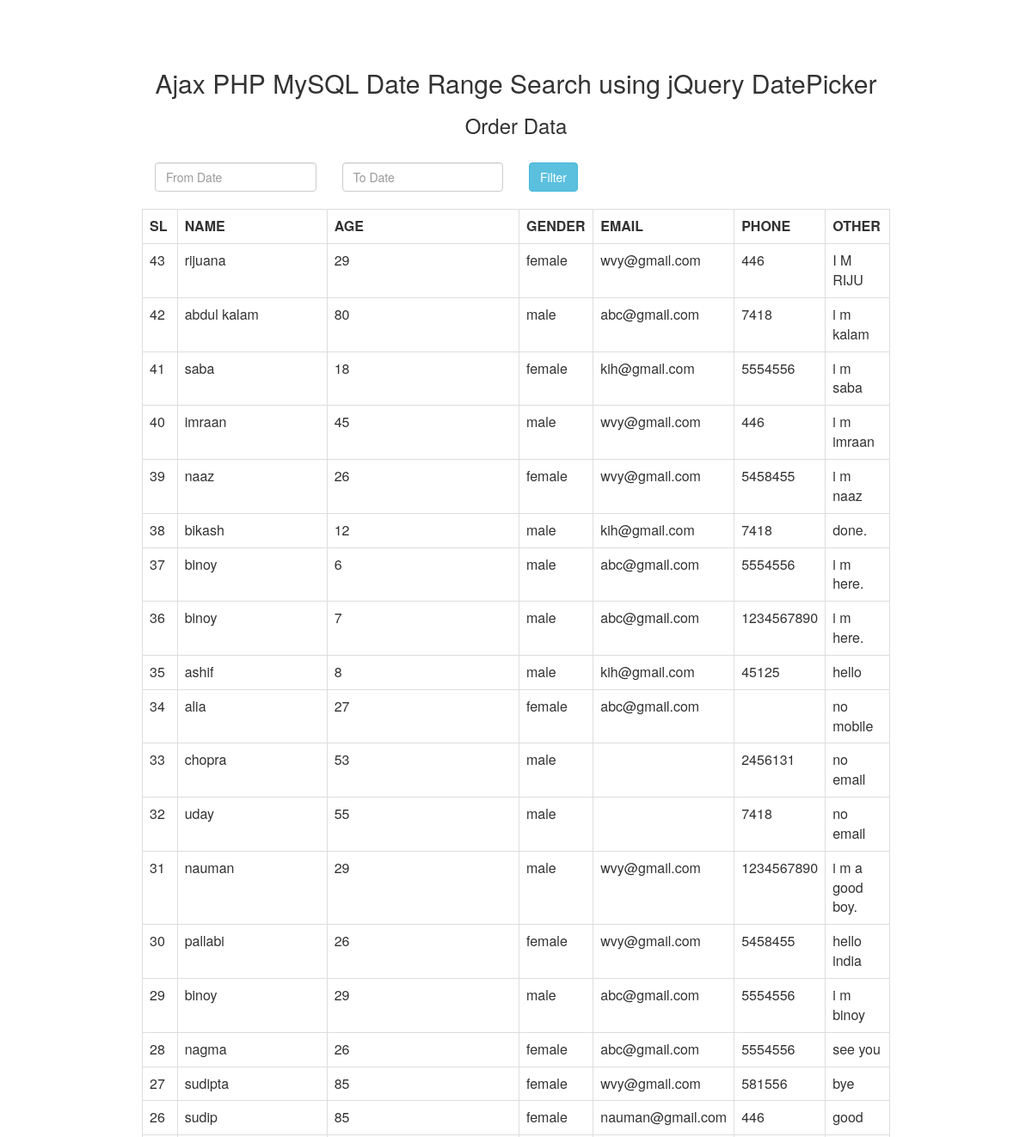
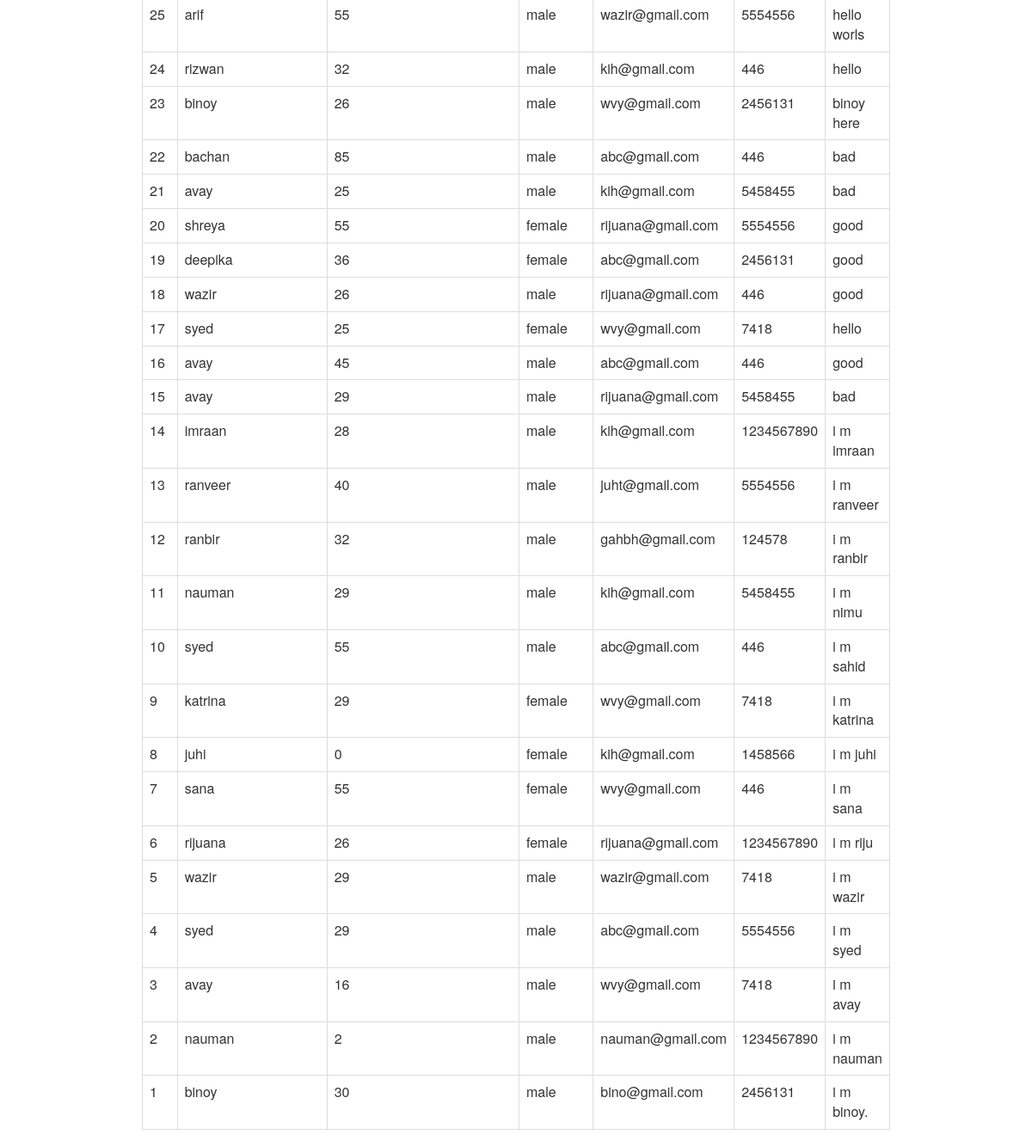
Screenshot of /filter_date.php with the database file from the repository (2 pictures, top to bottom).
### tables this page shows
CREATE TABLE `trip` (
  `sno` int(3) NOT NULL,
  `name` text NOT NULL,
  `age` int(3) NOT NULL,
  `gender` varchar(8) NOT NULL,
  `email` varchar(22) NOT NULL,
  `phone` varchar(10) NOT NULL,
  `other` text NOT NULL,
  `dt` date NOT NULL DEFAULT current_timestamp()
);

### filter_date.php (the view, shortened to what this page needs)
<?php
 include 'connection.php';
 $query = "SELECT * FROM trip ORDER BY sno desc";
 $result = mysqli_query($conn, $query);
 ?>
 <!DOCTYPE html>
 <html>
      <head>
           <link rel="stylesheet" href="https://maxcdn.bootstrapcdn.com/bootstrap/3.3.6/css/bootstrap.min.css" />
           <link rel="stylesheet" href="http://code.jquery.com/ui/1.11.4/themes/smoothness/jquery-ui.css">
      </head>
      <body>
           <br /><br />
           <div class="container" style="width:900px;">
                <h2 align="center">Ajax PHP MySQL Date Range Search using jQuery DatePicker</h2>
                <h3 align="center">Order Data</h3><br />
                <div class="col-md-3">
                     <input type="text" name="from_date" id="from_date" class="form-control" placeholder="From Date" />
                </div>
                <div class="col-md-3">
                     <input type="text" name="to_date" id="to_date" class="form-control" placeholder="To Date" />
                </div>
                <div class="col-md-5">
                     <input type="button" name="filter" id="filter" value="Filter" class="btn btn-info" />
                </div>
                <br />
                <div id="order_table">
                     <table class="table table-bordered">
                          <tr>
                               <th width="5%"> SL</th>
                               <th width="30%">NAME</th>
                               <th width="43%">AGE</th>
                               <th width="10%">GENDER</th>
                               <th width="12%">EMAIL</th>
                               <th width="12%">PHONE</th>
                               <th width="12%">OTHER</th>
                          </tr>
                     <?php
                     while($row = mysqli_fetch_array($result))
                     {
                     ?>
                          <tr>
                               <td><?php echo $row["sno"]; ?></td>
                               <td><?php echo $row["name"]; ?></td>
                               <td><?php echo $row["age"]; ?></td>
                               <td><?php echo $row["gender"]; ?></td>
                               <td><?php echo $row["email"]; ?></td>
                               <td><?php echo $row["phone"]; ?></td>
                               <td><?php echo $row["other"]; ?></td>
                          </tr>
                     <?php
                     }
                     ?>
                     </table>
                </div>
           </div>
      </body>
 </html>

### rows the page displays
trip: sno "43", name "rijuana", age "29", gender "female", email "wvy@gmail.com", phone "446", other "I M RIJU"
trip: sno "42", name "abdul kalam", age "80", gender "male", email "abc@gmail.com", phone "7418", other "i m kalam"
trip: sno "41", name "saba", age "18", gender "female", email "kih@gmail.com", phone "5554556", other "i m saba"
trip: sno "40", name "imraan", age "45", gender "male", email "wvy@gmail.com", phone "446", other "i m imraan"
trip: sno "39", name "naaz", age "26", gender "female", email "wvy@gmail.com", phone "5458455", other "i m naaz"
trip: sno "38", name "bikash", age "12", gender "male", email "kih@gmail.com", phone "7418", other "done."
trip: sno "37", name "binoy", age "6", gender "male", email "abc@gmail.com", phone "5554556", other "i m here."
trip: sno "36", name "binoy", age "7", gender "male", email "abc@gmail.com", phone "1234567890", other "i m here."
trip: sno "35", name "ashif", age "8", gender "male", email "kih@gmail.com", phone "45125", other "hello"
trip: sno "34", name "alia", age "27", gender "female", email "abc@gmail.com", other "no mobile"
trip: sno "33", name "chopra", age "53", gender "male", phone "2456131", other "no email"
trip: sno "32", name "uday", age "55", gender "male", phone "7418", other "no email"
trip: sno "31", name "nauman", age "29", gender "male", email "wvy@gmail.com", phone "1234567890", other "i m a good boy."
trip: sno "30", name "pallabi", age "26", gender "female", email "wvy@gmail.com", phone "5458455", other "hello india"
trip: sno "29", name "binoy", age "29", gender "male", email "abc@gmail.com", phone "5554556", other "i m binoy"
trip: sno "28", name "nagma", age "26", gender "female", email "abc@gmail.com", phone "5554556", other "see you"
trip: sno "27", name "sudipta", age "85", gender "female", email "wvy@gmail.com", phone "581556", other "bye"
trip: sno "26", name "sudip", age "85", gender "female", email "nauman@gmail.com", phone "446", other "good"
trip: sno "25", name "arif", age "55", gender "male", email "wazir@gmail.com", phone "5554556", other "hello worls"
trip: sno "24", name "rizwan", age "32", gender "male", email "kih@gmail.com", phone "446", other "hello"
trip: sno "23", name "binoy", age "26", gender "male", email "wvy@gmail.com", phone "2456131", other "binoy here"
trip: sno "22", name "bachan", age "85", gender "male", email "abc@gmail.com", phone "446", other "bad"
trip: sno "21", name "avay", age "25", gender "male", email "kih@gmail.com", phone "5458455", other "bad"
trip: sno "20", name "shreya", age "55", gender "female", email "rijuana@gmail.com", phone "5554556", other "good"
trip: sno "19", name "deepika", age "36", gender "female", email "abc@gmail.com", phone "2456131", other "good"
trip: sno "18", name "wazir", age "26", gender "male", email "rijuana@gmail.com", phone "446", other "good"
trip: sno "17", name "syed", age "25", gender "female", email "wvy@gmail.com", phone "7418", other "hello"
trip: sno "16", name "avay", age "45", gender "male", email "abc@gmail.com", phone "446", other "good"
trip: sno "15", name "avay", age "29", gender "male", email "rijuana@gmail.com", phone "5458455", other "bad"
trip: sno "14", name "imraan", age "28", gender "male", email "kih@gmail.com", phone "1234567890", other "i m imraan"
trip: sno "13", name "ranveer", age "40", gender "male", email "juht@gmail.com", phone "5554556", other "i m ranveer"
trip: sno "12", name "ranbir", age "32", gender "male", email "gahbh@gmail.com", phone "124578", other "i m ranbir"
trip: sno "11", name "nauman", age "29", gender "male", email "kih@gmail.com", phone "5458455", other "i m nimu"
trip: sno "10", name "syed", age "55", gender "male", email "abc@gmail.com", phone "446", other "i m sahid"
trip: sno "9", name "katrina", age "29", gender "female", email "wvy@gmail.com", phone "7418", other "i m katrina"
trip: sno "8", name "juhi", age "0", gender "female", email "kih@gmail.com", phone "1458566", other "i m juhi"
trip: sno "7", name "sana", age "55", gender "female", email "wvy@gmail.com", phone "446", other "i m sana"
trip: sno "6", name "rijuana", age "26", gender "female", email "rijuana@gmail.com", phone "1234567890", other "i m riju"
trip: sno "5", name "wazir", age "29", gender "male", email "wazir@gmail.com", phone "7418", other "i m wazir"
trip: sno "4", name "syed", age "29", gender "male", email "abc@gmail.com", phone "5554556", other "i m syed"
trip: sno "3", name "avay", age "16", gender "male", email "wvy@gmail.com", phone "7418", other "i m avay"
trip: sno "2", name "nauman", age "2", gender "male", email "nauman@gmail.com", phone "1234567890", other "i m nauman"
trip: sno "1", name "binoy", age "30", gender "male", email "bino@gmail.com", phone "2456131", other "i m binoy."
